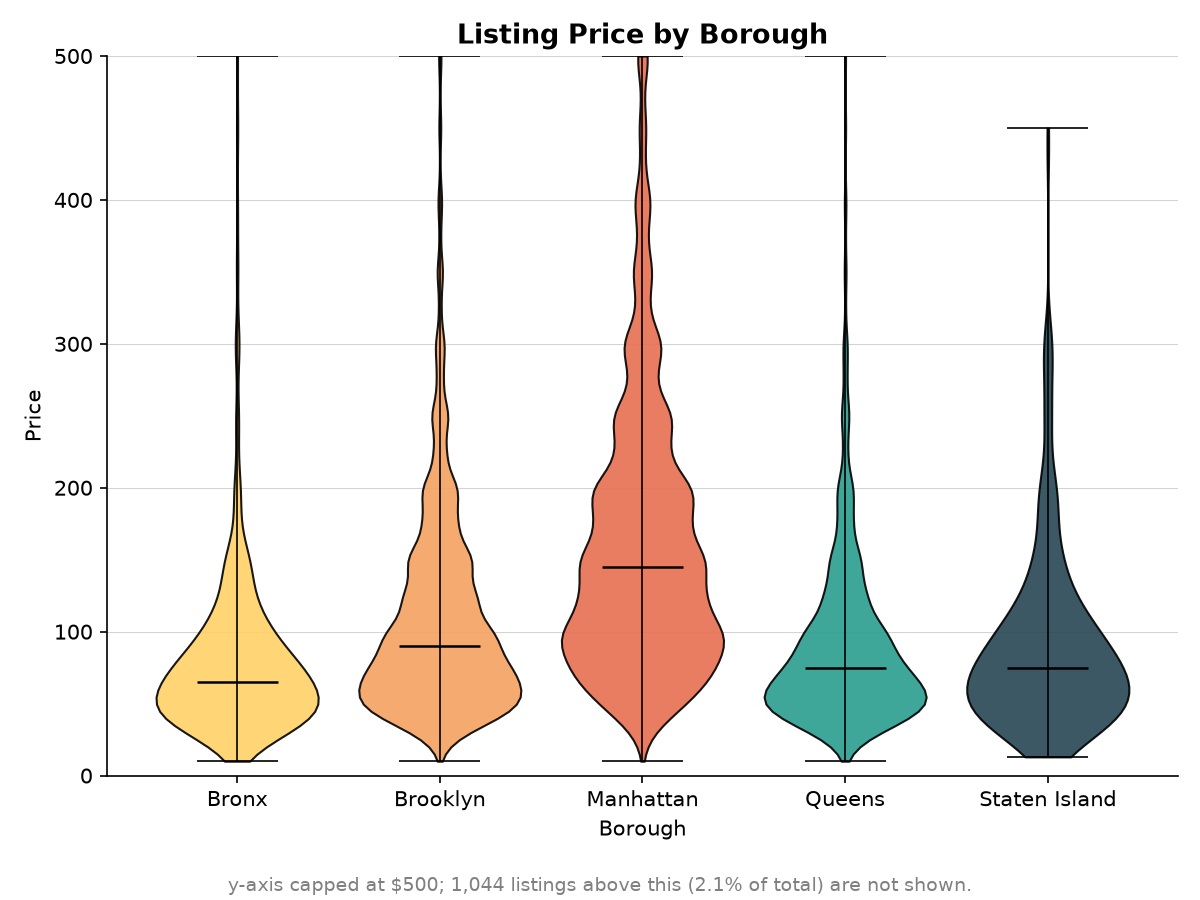

The Python source for this figure:
"""Violin plots of listing price by borough."""

from pathlib import Path

import matplotlib.pyplot as plt
import pandas as pd

SCRIPT_DIR = Path(__file__).resolve().parent
CSV_PATH = SCRIPT_DIR.parent / "AB_NYC_2019 - 2 Col.csv"
GROUP_COL = "neighbourhood_group"
VALUE_COL = "price"

GROUP_ORDER = ["Bronx", "Brooklyn", "Manhattan", "Queens", "Staten Island"]

GROUP_COLORS = {
    "Bronx": "#FFD166",
    "Brooklyn": "#F4A261",
    "Manhattan": "#E76F51",
    "Queens": "#2A9D8F",
    "Staten Island": "#264653",
}

PRICE_CAP = 500  # y-axis cap; a small number of listings above this are excluded from view


def load_data():
    df = pd.read_csv(CSV_PATH)
    df = df[[GROUP_COL, VALUE_COL]].dropna()
    df = df[df[VALUE_COL] > 0]
    return df


def main():
    df = load_data()

    n_total = len(df)
    n_hidden = len(df[df[VALUE_COL] > PRICE_CAP])

    # Feed the KDE only capped data -- otherwise the long tail out to the
    # true max (~$10,000) stretches the density so thin that everything
    # below $500 looks squashed flat.
    df_capped = df[df[VALUE_COL] <= PRICE_CAP]
    data = [df_capped.loc[df_capped[GROUP_COL] == group, VALUE_COL] for group in GROUP_ORDER]

    fig, ax = plt.subplots(figsize=(8, 6))

    parts = ax.violinplot(data, positions=range(len(GROUP_ORDER)), widths=0.8, showmedians=True, showextrema=True)

    for body, group in zip(parts["bodies"], GROUP_ORDER):
        body.set_facecolor(GROUP_COLORS[group])
        body.set_edgecolor("black")
        body.set_alpha(0.9)

    for key in ("cbars", "cmins", "cmaxes", "cmedians"):
        parts[key].set_color("black")
        parts[key].set_linewidth(1.2 if key == "cmedians" else 0.8)

    ax.set_xticks(range(len(GROUP_ORDER)))
    ax.set_xticklabels(GROUP_ORDER)
    ax.set_ylim(0, PRICE_CAP)

    ax.set_xlabel("Borough")
    ax.set_ylabel("Price")
    ax.set_title("Listing Price by Borough", fontsize=13, fontweight="bold")

    ax.spines["top"].set_visible(False)
    ax.spines["right"].set_visible(False)
    ax.grid(axis="y", color="lightgray", linewidth=0.5, zorder=0)
    ax.set_axisbelow(True)

    fig.text(
        0.5,
        0.01,
        f"y-axis capped at ${PRICE_CAP}; {n_hidden:,} listings above this ({n_hidden / n_total:.1%} of total) are not shown.",
        ha="center",
        fontsize=9,
        color="gray",
    )

    fig.tight_layout(rect=(0, 0.04, 1, 1))
    fig.savefig(SCRIPT_DIR / "violin-basic.png", dpi=150)
    plt.show()


if __name__ == "__main__":
    main()
